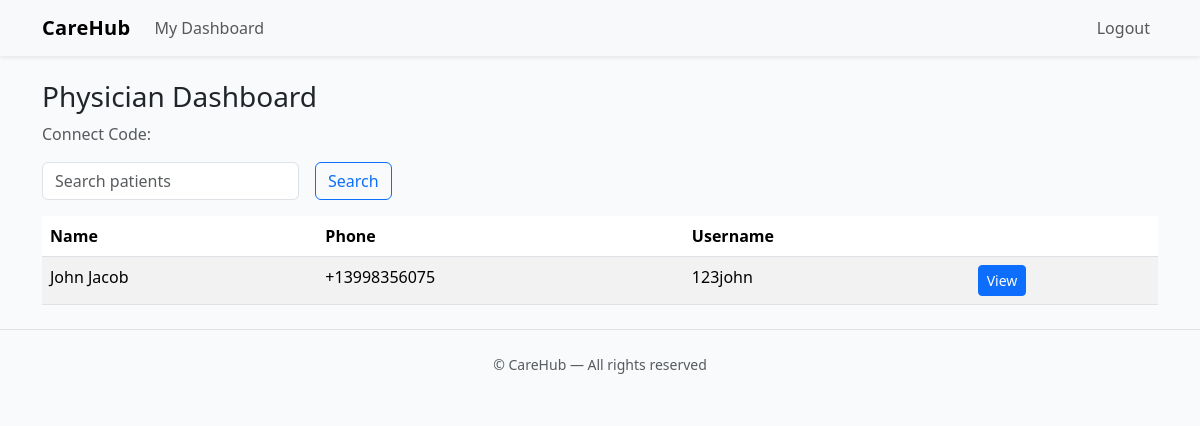
Page /physician/ (signed in) on the earlier database version.
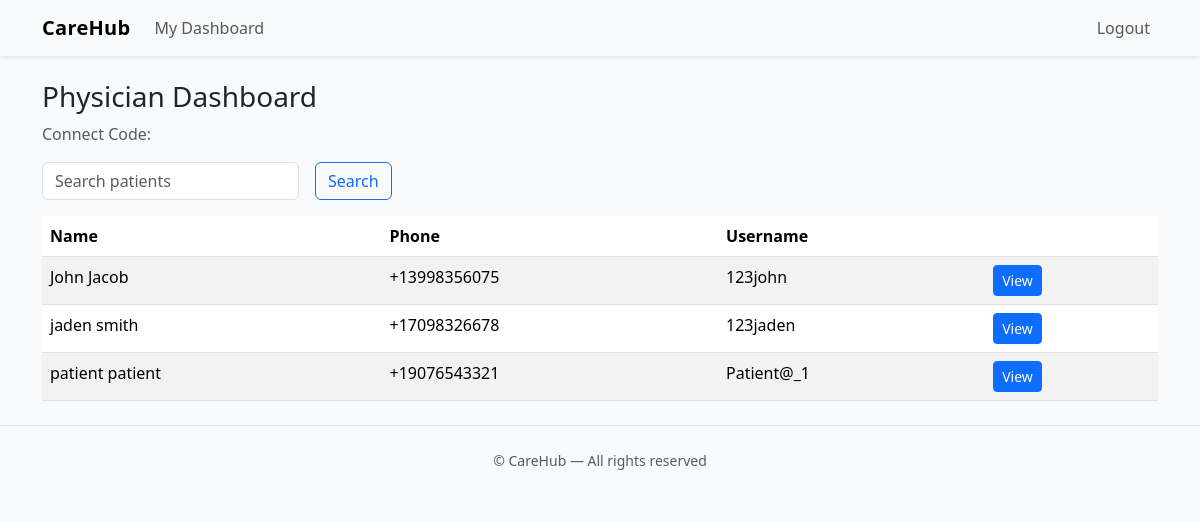
Same page on the later database version.
### core/models.py (models this page shows, shortened)
class PatientProfile(models.Model):
    user = models.OneToOneField("core.User", on_delete=models.CASCADE, related_name="patient")
    full_name = models.CharField(max_length=150)
    date_of_birth = models.DateField(null=True, blank=True)
    phone = models.CharField(max_length=30, blank=True)
    address = models.TextField(blank=True)
    physician = models.ForeignKey(
        PhysicianProfile, on_delete=models.SET_NULL, null=True, blank=True, related_name="patients"
    )
    height_cm = models.DecimalField(max_digits=5, decimal_places=2, null=True, blank=True)
    weight_kg = models.DecimalField(max_digits=5, decimal_places=2, null=True, blank=True)

class User(AbstractUser):
    class Roles(models.TextChoices):
        PATIENT = "PATIENT", "Patient"
        PHYSICIAN = "PHYSICIAN", "Physician"
    role = models.CharField(max_length=20, choices=Roles.choices, default=Roles.PATIENT)
    def is_patient(self): return self.role == self.Roles.PATIENT

### core/views.py (the view)
# urls.py: path("physician/", physician_dashboard, name="physician_dashboard"),
@login_required
def physician_dashboard(request):
    if request.user.is_patient():
        return redirect("patient_dashboard")
    physician = request.user.physician
    patients = PatientProfile.objects.filter(physician=physician)
    return render(
        request,
        "physician/dashboard.html",
        {"physician": physician, "patients": patients},
    )

### templates/physician/dashboard.html
{% extends "base.html" %}
{% block content %}
<h3>Physician Dashboard</h3>
<p class="text-muted">Connect Code: <strong>{{ doctor.connect_code }}</strong></p>
<form class="row row-cols-lg-auto g-3 align-items-center mb-3" method="get">
  <div class="col-12">
    <input type="text" class="form-control" name="q" value="{{ q }}" placeholder="Search patients">
  </div>
  <div class="col-12">
    <button class="btn btn-outline-primary">Search</button>
  </div>
</form>
<table class="table table-striped">
  <thead><tr><th>Name</th><th>Phone</th><th>Username</th><th></th></tr></thead>
  <tbody>
    {% for p in patients %}
      <tr>
        <td>{{ p.full_name }}</td>
        <td>{{ p.phone|default:"-" }}</td>
        <td>{{ p.user.username }}</td>
        <td><a class="btn btn-sm btn-primary" href="{% url 'physician_patient_detail' p.id %}">View</a></td>
      </tr>
    {% empty %}
      <tr><td colspan="4">No patients yet.</td></tr>
    {% endfor %}
  </tbody>
</table>
{% endblock %}

### templates/base.html (shortened to what this page needs)
<!doctype html>
<html lang="en">
<head>
  <link href="https://cdn.jsdelivr.net/npm/bootstrap@5.3.3/dist/css/bootstrap.min.css" rel="stylesheet" />
</head>
<body>
  <nav class="navbar navbar-expand-lg bg-light shadow-sm">
    <div class="container">
      <a class="navbar-brand" href="{% url 'dashboard_router' %}">CareHub</a>
      <div class="collapse navbar-collapse show">
        <ul class="navbar-nav me-auto">
          {% if user.is_authenticated %}
            <li class="nav-item">
              <a class="nav-link" href="{% url 'dashboard_router' %}">My Dashboard</a>
            </li>
          {% endif %}
        </ul>
        <ul class="navbar-nav ms-auto">
          {% if user.is_authenticated %}
            <li class="nav-item"><a class="nav-link" href="{% url 'logout' %}">Logout</a></li>
          {% else %}
            <li class="nav-item"><a class="nav-link" href="{% url 'login' %}">Login</a></li>
          {% endif %}
        </ul>
      </div>
    </div>
  </nav>
  <main class="container my-4">
    {% block content %}{% endblock %}
  </main>
  <footer class="py-4 border-top mt-auto">
    <div class="container text-center text-muted small">
      © {{ now|date:"Y" }} CareHub — All rights reserved
    </div>
  </footer>
</body>
</html>

### templates/base.html (style rules this page uses)
body { background-color: #f8fafc; }
.navbar-brand { font-weight: 700; letter-spacing: .3px; }

Differences in the rows shown:
added PatientProfile: full_name "jaden smith", phone "+17098326678", user.username "123jaden"
added PatientProfile: full_name "patient patient", phone "+19076543321", user.username "Patient@_1"
